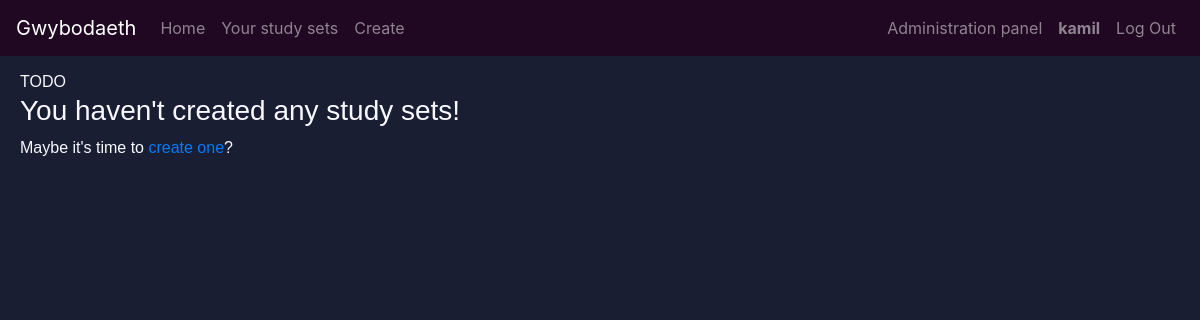
The page /kamil/sets (signed in) on the database as committed earlier.
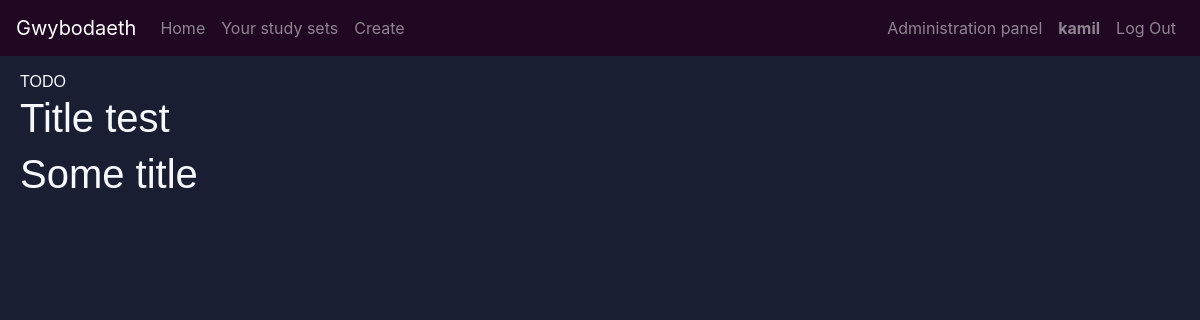
The same page on the database as committed later.
### Gwybodaeth/models.py (models this page shows)
class User(AbstractUser):
    def __str__(self):
        return f"{self.username}"

class Study_set(models.Model):
    author      = models.ForeignKey(User, on_delete=models.CASCADE, related_name="study_sets")
    description = models.CharField(max_length=1023)
    title       = models.CharField(max_length=127)
    defs_lang   = models.CharField(max_length=8)
    terms_lang  = models.CharField(max_length=8)
    terms       = models.JSONField()

### Gwybodaeth/views.py (the view)
# urls.py: path("<str:username>/sets",     views.user_sets,    name="user-sets")
def user_sets(request, username):
    require_method(request, 'GET')
    if not username == request.user.username:
        print("Accessing study sets belonging to another user.\
                This may or may not be allowed (TODO as an optional feature.)")
    sets = Study_set.objects.filter(author__username=username)
    return render(request, "gwybodaeth/user_sets.html", {
        "sets": sets
    })

### Gwybodaeth/util.py (called while the page is built)
def require_method(request, method, status=400):
    if (type(method) is list) and (not request.method in method):
        return JsonResponse({"error": f"Request method must be one of the following:\
                            {', '.join(method)}."},
                            status=status)
    if not request.method == method:
        return JsonResponse({"error": f"{method} request required"},
                            status=status)

### Gwybodaeth/templates/gwybodaeth/user_sets.html (shortened to what this page needs)
{% extends './layout.html' %}
{% block body %}
  TODO
  {% for set in sets %}
    <h1> {{ set.title }} </h1>
  {% empty %}
    <h3> You haven't created any study sets! </h3>
    <p> Maybe it's time to <a href="{% url 'create-set' %}">create one</a>?
  {% endfor %}
{% endblock %}

### Gwybodaeth/templates/gwybodaeth/layout.html (shortened to what this page needs)
{% load static %}
<!DOCTYPE html>
<html lang="en">
    <head>
        <link   rel ="stylesheet"
                href="{% static 'gwybodaeth/styles/styles.css' %}">
    </head>
    <body>
        <nav class="navbar fixed-top navbar-expand-lg navbar-dark bg-porffor">
            <a  class="navbar-brand"
                href="{% url 'index' %}">Gwybodaeth</a>
            <ul class="navbar-nav mr-auto">
                <li class="nav-item">
                    <a  class="nav-link"
                        href="{% url 'index' %}">Home</a>
                </li>
                {% if user.is_authenticated %}
                <li class="nav-item">
                    <a class="nav-link" href="{% url 'user-sets' user.username %}">Your study sets</a>
                </li>
                <li class="nav-item">
                    <a class="nav-link" href="{% url 'create-set' %}">Create</a>
                </li>
                {% endif %}
            </ul>
            <ul class="navbar-nav ml-auto">
            {% if user.is_authenticated %}
                {% if user.is_superuser %}
                    <li class="nav-item">
                        <a href="/admin/" class="nav-link">Administration panel</a>
                    </li>
                {% endif %}
                <li class="nav-item">
                    <a class="nav-link" href="">
                        <strong>{{ user.username }}</strong>
                    </a>
                </li>
                <li class="nav-item">
                    <a class="nav-link" href="{% url 'logout' %}">Log Out</a>
                </li>
            {% endif %}
            </ul>
        </nav>
        <div class="body">
            {% block body %}
            {% endblock %}
        </div>
    </body>
</html>

Rows that differ between the two databases and show on the page:
added Study_set: title "Title test"
added Study_set: title "Some title"
Other text that changed with them:
text no longer shown: "You haven't created any study sets! Maybe it's time to create one ?"
